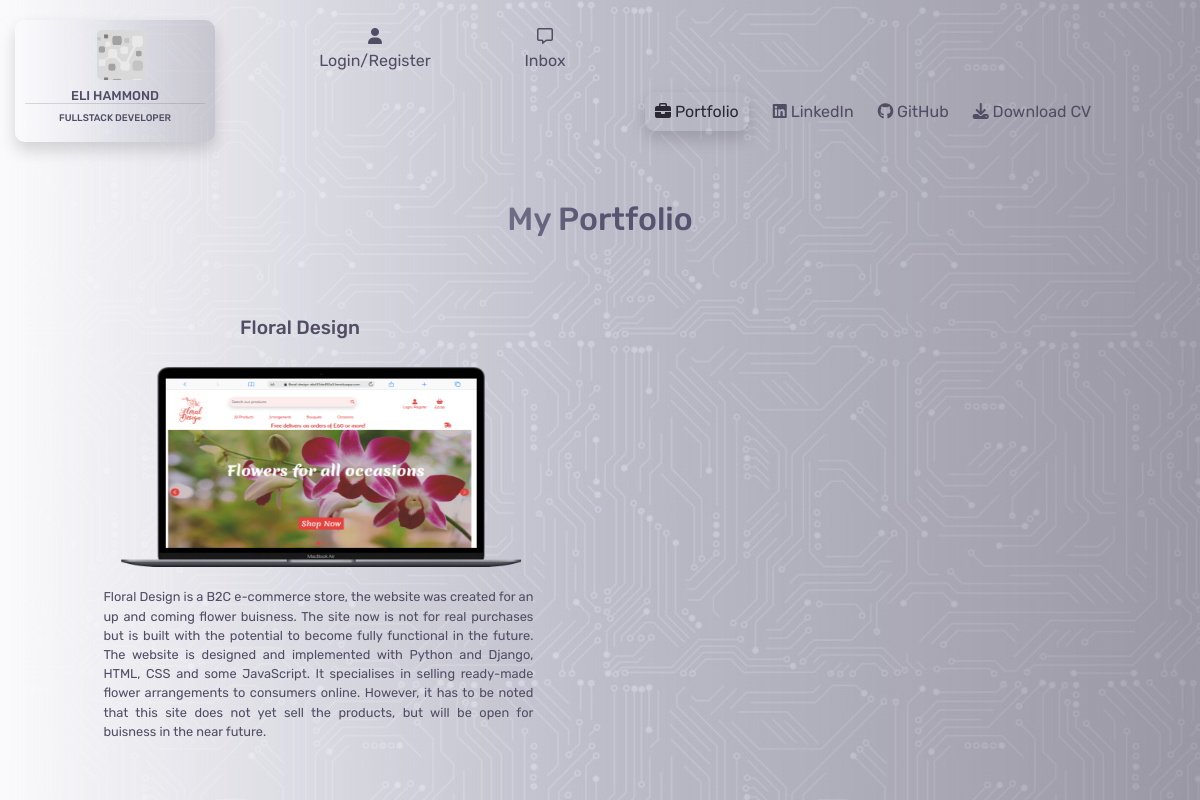
/portfolio/, run on an earlier commit of the app's database.
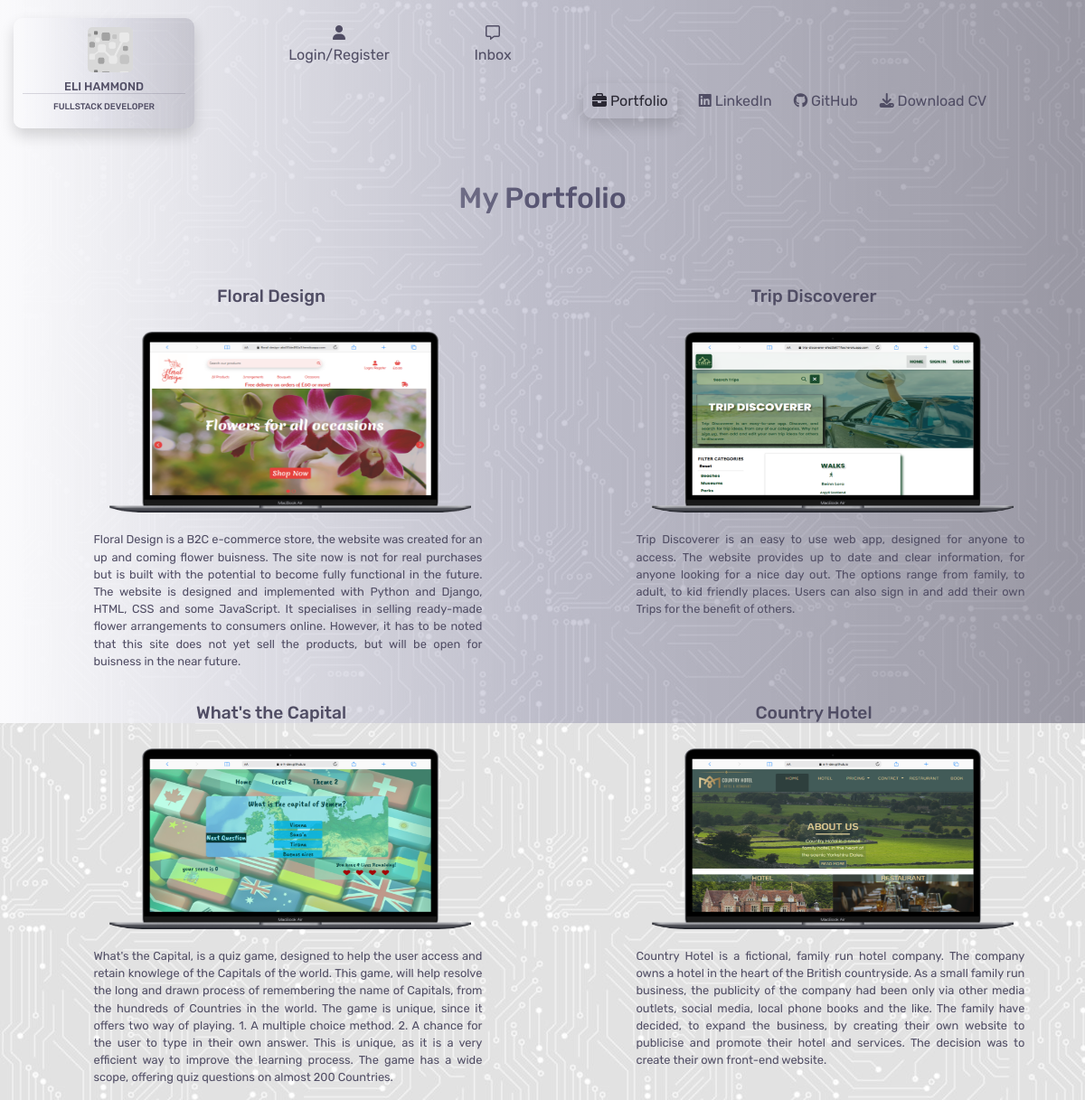
And on a later commit of the database.
### portfolio/models.py (models this page shows, shortened)
class Portfolio(models.Model):
    class Meta:
        verbose_name_plural = "Portfolio"
    name = models.CharField(max_length=254)
    website_url = models.URLField(max_length=1250, null=True, blank=True)
    description = models.TextField()
    mini_description = models.TextField(null=True, blank=True)
    image = models.ImageField(null=True, blank=True)

### portfolio/views.py (the view)
# urls.py: path('', views.all_portfolio, name='portfolio'),
def all_portfolio(request):
    portfolio = Portfolio.objects.all()
    context = {
        'portfolio': portfolio
    }
    return render(request, "portfolio/portfolio.html", context)

### portfolio/templates/portfolio/portfolio.html (shortened to what this page needs)
{% extends "base.html" %}
{% load static %}
{% block custom_style %}<span class="custom-nav shadow"><i class="fa-solid fa-briefcase"></i> Portfolio</span>{% endblock %}
{% block content %}
<div class="container-fluid">
    <div class="row">
        <div class="col-4"></div>
        <div class="col-4">
            <h2 class="header">My Portfolio</h2>
        </div>
        <div class="col-4"></div>
    </div>
    <div class="row portfolio-displays">
        {% for p in portfolio %}
        <div class="col-md-6">
            <h6 class="portfolio-header">{{ p.name }}</h6>
            <a class="image-position" href="{{ p.website_url }}" target="_blank">
                <img class="porfolio-image" src="{{ p.image.url }}" alt="image">
            </a>
            {% include 'includes/info.html' %}
        </div>
        {% endfor %}
    </div>
</div>
{% endblock %}

### templates/base.html (shortened to what this page needs)
{% load static %}
<!DOCTYPE html>
<html lang="en">
<head>
    {% block corecss %}
        <link rel="stylesheet" href="https://stackpath.bootstrapcdn.com/bootstrap/4.4.1/css/bootstrap.min.css">
        <link rel="stylesheet" href="https://cdnjs.cloudflare.com/ajax/libs/font-awesome/6.6.0/css/all.min.css">
        <link rel="stylesheet" href="https://cdnjs.cloudflare.com/ajax/libs/font-awesome/6.6.0/css/all.min.css">
        <link rel="stylesheet" href="{% static 'css/base.css' %}">
    {% endblock %}
</head>
<body>
    <div class="opaque"></div>
    <header>
        <nav>
            <div class="container-fluid">
                <div class="row">
                    <div class="col-md-3">
                        <a href="{% url 'home' %}">
                            <div class="logo shadow">
                                <div class="logo-logo"></div>
                                <h5>Eli Hammond</h5>
                                <h6>Fullstack Developer</h6>
                            </div>
                        </a>
                    </div>
                    <div class="col-md-3">
                        <div class="row">
                            <div class="col-md-6">
                                <div class="dropdown">
                                    <div class="dropbtn">
                                        <div class="icon"><i class="fa-solid fa-user"></i></div>
                                        {% if request.user.is_authenticated %}
                                            <div class="hello">
                                                Hello {{ user.username|capfirst }}
                                            </div>
                                        {% else %}
                                            Login/Register
                                        {% endif %}
                                    </div>
                                </div>
                            </div>
                            <div class="col-md-6">
                                {% if message %}
                                    <div class="if-message">
                                        <div class="inbox-number"><strong>5</strong></div>
                                        <div class="icon if-message"><i class="fa-regular fa-message"></i></div>
                                        Inbox
                                    </div>
                                {% else %}
                                    <div class="message-box">
                                        <div class="icon"><i class="fa-regular fa-message"></i></div>
                                        Inbox
                                    </div>
                                {% endif %}
                            </div>
                        </div>
                    </div>
                    <div class="col-md-6">
                    </div>
                </div>
                <div class="row bottom-header">
                    <div class="col-md-6"></div>
                    <div class="col-md-6 d-none d-lg-block">
                        <ul>
                            <li>
                                <a href="{% url 'portfolio' %}">{% block custom_style %}<i class="fa-solid fa-briefcase"></i> Portfolio{% endblock %}</a>
                            </li>
                            <li>
                                <a href="https://www.linkedin.com/in/elliot-hammond-286739298/" target="_blank"><i class="fa-brands fa-linkedin"></i> LinkedIn</a>
                            </li>
                            <li>
                                <a href="https://github.com/e-h-dev" target="_blank"><i class="fa-brands fa-github"></i> GitHub</a>
                            </li>
                            <li>
                                <a href=""><i class="fa-solid fa-download"></i> Download CV</a>
                            </li>
                        </ul>
                    </div>
                </div>
            </div>
        </nav>
    </header>
    {% block content %}
    {% endblock %}
</body>
</html>

### templates/includes/info.html
<p class="description-p">{{ p.description }}</p>

### static/css/base.css (style rules this page uses)
:root { --main-font:Rubik; --text-color:rgb(80, 77, 100); }
body { background-image: url('/media/background-image.jpg'); }
header { height:200px; }
.logo-logo { background-image: url("/media/small-logo.png"); height:50px; width:50px; position: relative; left:40%; background-size: contain; border-radius: 5px; z-index: -9999999999999999999999; }
.logo { height:100; width:200px; border-radius: 10px; position: relative; top:20px; z-index: 9999999999; font-family: var(--main-font); color:rgb(80, 77, 100); padding:10px; text-transform: uppercase; background-image: linear-gradient(to right, #fafafc, rgba(103, 102, 146, 0.1), rgba(80, 77, 100, 0.2)); }
.logo h5 { text-align: center; font-size: 0.8rem; padding-top: 8px; border-bottom: 1px solid rgba(80, 77, 100, 0.2); }
.logo h6 { text-align: center; font-size: 0.6rem; }
.bottom-header { position: absolute; top:100px; width:90vw; left:100px; }
.opaque { background-image: linear-gradient(to right, #fafafc, rgba(103, 102, 146, 0.3), rgba(80, 77, 100, 0.5)); height:100vh; width:100vw; z-index: 1; position: fixed; }
ul { list-style: none; position: relative; padding-left:5px; z-index: 2; }
li a { color:rgb(80, 77, 100); font-family: var(--main-font); font-size: 1rem; padding-right: 1.5rem; float: left; }
.dropbtn { color: rgb(80, 77, 100); font-size: 16px; top:25px; text-align: center; font-family: var(--main-font); border: none; position: relative; z-index:1; cursor: pointer; }
.message-box { font-family: var(--main-font); color: rgb(80, 77, 100); position: relative; top:25px; left:20px; text-align: center; z-index: 2; }
.icon { position: inherit; text-align: center; font-size: 1rem; }
.custom-nav { color:rgb(42, 40, 51); font-family: var(--main-font); padding:10px; border-radius: 10px; }
.header { font-family: var(--main-font); color: rgb(80, 77, 100); text-align: center; padding-bottom: 50px; }
.portfolio-displays { position: relative; z-index: 2; }
.portfolio-header { position: relative; color: var(--text-color); font-family: var(--main-font); text-align: center; font-size: 1.2rem; padding: 20px; }
.porfolio-image { height: 200px; width:400px; }
.image-position { position: relative; left:15%; padding: 20px; }
.description-p, .mini-description { padding-top: 20px; padding-left: 20px; position: relative; left:12%; width:450px; text-align: justify; font-family: var(--main-font); color:var(--text-color); }
.description-p { font-size: 0.8rem; }
.col-md-6 { width:90%; }

What changed in the data, as far as the page shows it:
added Portfolio: name "Trip Discoverer", image (picture), description "Trip Discoverer is an easy to use web app, designed for anyone to access. The website provides up to date and clear information, for anyone looking for a nice day out. The options range from family, to adult, to kid friendly places. Users can also sign in and add their own Trips for the benefit of others."
added Portfolio: name "What's the Capital", image (picture), description "What's the Capital, is a quiz game, designed to help the user access and retain knowlege of the Capitals of the world. This game, will help resolve the long and drawn process of remembering the name of Capitals, from the hundreds of Countries in the world. The game is unique, since it offers two way of playing. 1. A multiple choice method. 2. A chance for the user to type in their own answer. This is unique, as it is a very efficient way to improve the learning process. The game has a wide scope, offering quiz questions on almost 200 Countries."
added Portfolio: name "Country Hotel", image (picture), description "Country Hotel is a fictional, family run hotel company. The company owns a hotel in the heart of the British countryside. As a small family run business, the publicity of the company had been only via other media outlets, social media, local phone books and the like. The family have decided, to expand the business, by creating their own website to publicise and promote their hotel and services. The decision was to create their own front-end website."
